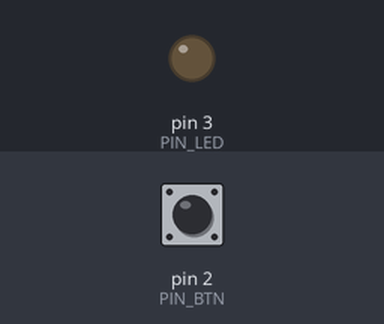
Bench run of a sketch on a simulated Arduino Uno, built with avr-gcc and run on an emulated ATmega328P. Shown: output pins drawn as LEDs (lit = HIGH). Dashed ring = blinking. Inputs (shaded band) come from the test bench; at power-on: pin 2 (PIN_BTN) HIGH.

Above: at 1.2 s.
1.3 s: pin 2 (PIN_BTN) pulled LOW for 0.15 s
At 1.9 s:
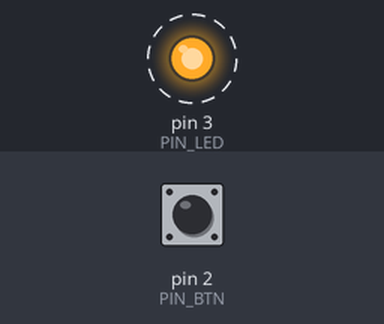
Timing chart, 0 to 10.4 s (numbered marks = the images above; inputs shaded):
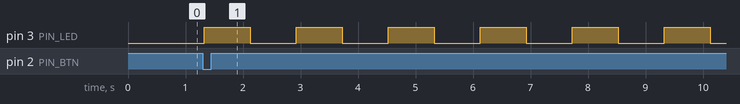

The sketch:

InteractiveProgramming9.ino
```cpp
const int PIN_BTN = 2;
const int PIN_LED = 3;

const unsigned long DEBOUNCE_MS = 25;

const unsigned long BLINK_SLOW_MS = 800;
const unsigned long BLINK_MID_MS  = 400;
const unsigned long BLINK_FAST_MS = 150;

int mode = 0;

bool stableBtn = HIGH;
unsigned long lastEdgeMs = 0;

unsigned long lastBlinkMs = 0;
bool ledOn = false;

void setLed(bool on) {
  if (on) digitalWrite(PIN_LED, LOW);
  else    digitalWrite(PIN_LED, HIGH);
}

void setup() {
  pinMode(PIN_LED, OUTPUT);
  pinMode(PIN_BTN, INPUT_PULLUP);

  setLed(true);
}

void loop() {
  unsigned long nowMs = millis();

  bool raw = digitalRead(PIN_BTN);
  static bool lastRaw = raw;

  if (raw != lastRaw) {
    lastEdgeMs = nowMs;
  }

  if (nowMs - lastEdgeMs > DEBOUNCE_MS) {
    if (raw != stableBtn) {
      stableBtn = raw;

      if (stableBtn == LOW) {
        mode++;
        if (mode > 3) mode = 0;

        if (mode == 0) {
          setLed(true);
        } else {
          ledOn = false;
          setLed(false);
          lastBlinkMs = nowMs;
        }
      }
    }
  }
  lastRaw = raw;

  switch (mode) {
    case 0: // 恆亮
      setLed(true);
      break;

    case 1: // 慢閃
      if (nowMs - lastBlinkMs >= BLINK_SLOW_MS) {
        ledOn = !ledOn;
        setLed(ledOn);
        lastBlinkMs = nowMs;
      }
      break;

    case 2: // 中閃
      if (nowMs - lastBlinkMs >= BLINK_MID_MS) {
        ledOn = !ledOn;
        setLed(ledOn);
        lastBlinkMs = nowMs;
      }
      break;

    case 3: // 快閃
      if (nowMs - lastBlinkMs >= BLINK_FAST_MS) {
        ledOn = !ledOn;
        setLed(ledOn);
        lastBlinkMs = nowMs;
      }
      break;
  }
}
```

Measured:
- after the input at 1.3 s, pin 3 (PIN_LED): alternates HIGH for 0.80 s and LOW for 0.80 s, starting at once
